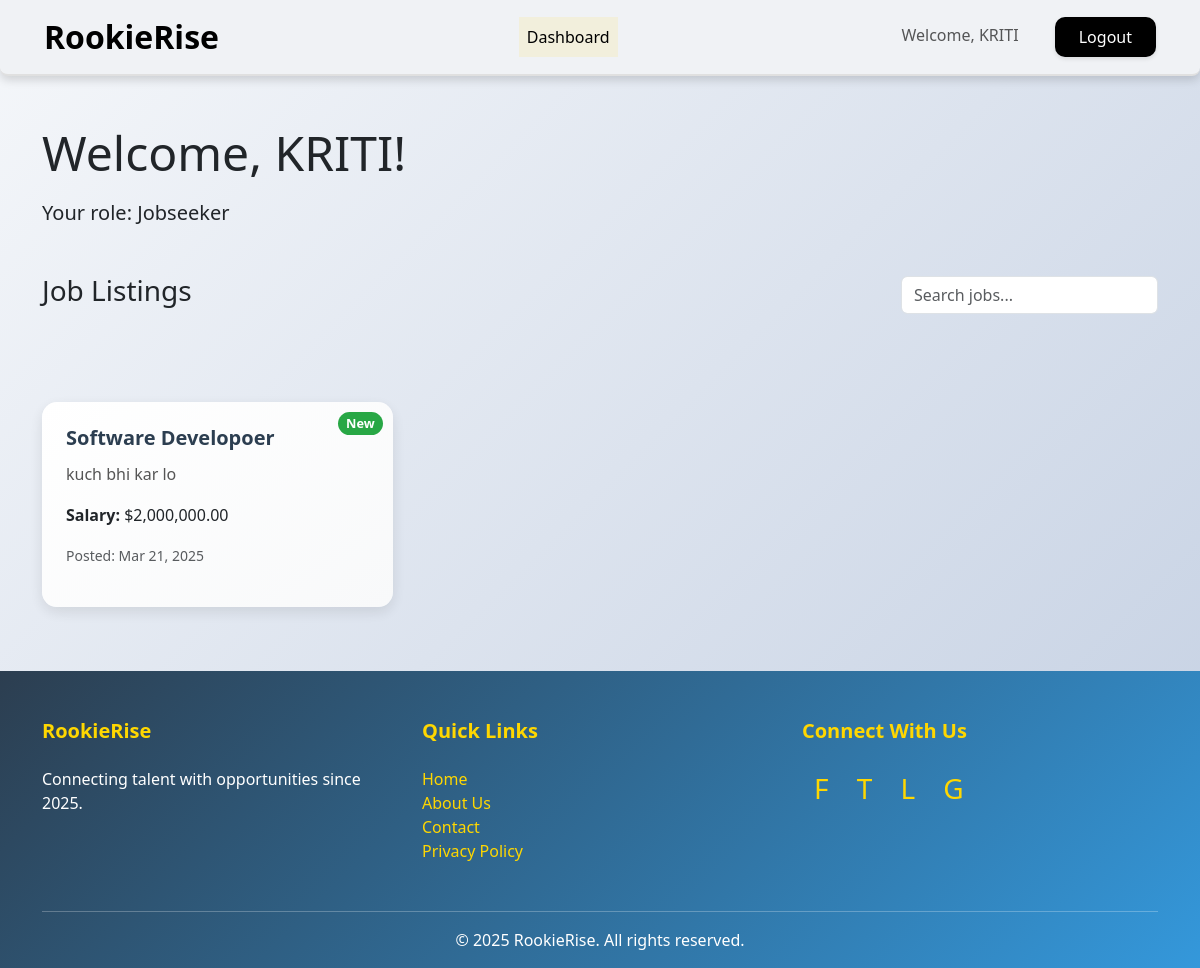
The app's page /applications/dashboard.php (signed in) with its own data.
### tables this page shows
CREATE TABLE `jobs` (
  `id` int(11) NOT NULL,
  `employer_id` int(11) NOT NULL,
  `title` varchar(100) NOT NULL,
  `description` text NOT NULL,
  `salary` decimal(10,2) NOT NULL,
  `created_at` timestamp NOT NULL DEFAULT current_timestamp(),
  `updated_at` timestamp NULL DEFAULT NULL,
  `status` enum('active','closed','draft') NOT NULL DEFAULT 'active'
);

### applications/dashboard.php (the view, shortened to what this page needs)
<?php
require_once __DIR__ . '/../includes/db.php';
function getJobListings($conn, $user_role, $user_id) {
    try {
        $query = ($user_role === 'employer')
            ? "SELECT id, title, description, salary, created_at FROM jobs WHERE employer_id = ? ORDER BY created_at DESC"
            : "SELECT id, title, description, salary, created_at FROM jobs ORDER BY created_at DESC";
        $stmt = $conn->prepare($query);
        $stmt->execute();
        return $stmt->get_result();
    } catch (Exception $e) {
        error_log("Error fetching job listings: " . $e->getMessage());
        return false;
    }
}
function formatCurrency($amount) {
    return '$' . number_format(floatval($amount), 2);
}
function isNewJob($created_at) {
    $now = new DateTime();
    $job_date = new DateTime($created_at);
    $interval = $now->diff($job_date);
    return $interval->days <= 7;
}
$user_id = filter_var($_SESSION['user_id'], FILTER_VALIDATE_INT);
$user_name = htmlspecialchars($_SESSION['user_name'] ?? 'Guest', ENT_QUOTES, 'UTF-8');
$user_role = $_SESSION['user_role'] ?? null;
$jobs = getJobListings($conn, $user_role, $user_id);
?>
<!DOCTYPE html>
<html lang="en">
<head>
    <link rel="stylesheet" href="https://cdn.jsdelivr.net/npm/bootstrap@5.3.0/dist/css/bootstrap.min.css"
>
</head>
<body>
    <nav class="navbar navbar-expand-lg" aria-label="Main navigation">
        <div class="container-fluid">
            <a class="navbar-brand" href="#" aria-label="RookieRise Home">RookieRise</a>
            <div class="collapse navbar-collapse" id="navbarNav">
                <ul class="navbar-nav mx-auto">
                    <li class="nav-item">
                        <a class="nav-link active" aria-current="page" href="#">Dashboard</a>
                    </li>
                </ul>
                <div class="navbar-actions">
                    <span class="navbar-text me-3" aria-live="polite">
                        Welcome, <?php echo $user_name; ?>
                    </span>
                    <a href="../auth/logout.php" class="btn btn-nav btn-nav-primary"
                       aria-label="Logout">Logout</a>
                </div>
            </div>
        </div>
    </nav>
    <main class="container mt-5" role="main">
        <section class="welcome-section" aria-labelledby="welcome-heading">
            <h2 class="display-5 mb-3" id="welcome-heading">Welcome, <?php echo $user_name; ?>!</h2>
            <p class="lead">Your role: <strong><?php echo ucfirst($user_role); ?></strong></p>
        </section>
        <section aria-labelledby="jobs-heading">
            <div class="d-flex justify-content-between align-items-center mb-4">
                <h3 id="jobs-heading">Job Listings</h3>
                <div class="search-bar">
                    <input type="search" class="form-control"
                           placeholder="Search jobs..."
                           aria-label="Search job listings">
                </div>
            </div>
            <div class="job-list" role="region" aria-live="polite">
                <?php if ($jobs && $jobs->num_rows > 0): ?>
                    <?php while ($job = $jobs->fetch_assoc()): ?>
                        <article class="card <?php echo isNewJob($job['created_at']) ? 'new-job' : ''; ?>"
                                 data-job-id="<?php echo $job['id']; ?>"
                                 tabindex="0" aria-label="Job: <?php echo htmlspecialchars($job['title']); ?>">
                            <div class="card-body">
                                <h4 class="card-title"><?php echo htmlspecialchars($job['title']); ?></h4>
                                <p class="card-text"><?php echo nl2br(htmlspecialchars($job['description'])); ?></p>
                                <p><strong>Salary:</strong> <?php echo formatCurrency($job['salary']); ?></p>
                                <p><small class="text-muted">Posted: <?php echo date('M d, Y', strtotime($job['created_at'])); ?></small></p>
                            </div>
                        </article>
                    <?php endwhile; ?>
                <?php else: ?>
                    <div class="alert alert-info rounded-pill text-center"
                         role="alert">No job listings available at the moment.</div>
                <?php endif; ?>
            </div>
        </section>
    </main>
    <footer role="contentinfo">
        <div class="container">
            <div class="row">
                <div class="col-md-4 mb-3">
                    <h5>RookieRise</h5>
                    <p>Connecting talent with opportunities since 2025.</p>
                </div>
                <div class="col-md-4 mb-3">
                    <h5>Quick Links</h5>
                    <ul class="list-unstyled">
                        <li><a href="#">Home</a></li>
                        <li><a href="#">About Us</a></li>
                        <li><a href="#">Contact</a></li>
                        <li><a href="#">Privacy Policy</a></li>
                    </ul>
                </div>
                <div class="col-md-4 mb-3">
                    <h5>Connect With Us</h5>
                    <div class="social-icons">
                        <a href="https://facebook.com" target="_blank"
                           aria-label="Follow us on Facebook" title="Facebook">
                        </a>
                        <a href="https://twitter.com" target="_blank"
                           aria-label="Follow us on Twitter" title="Twitter">
                        </a>
                        <a href="https://linkedin.com" target="_blank"
                           aria-label="Connect with us on LinkedIn" title="LinkedIn">
                        </a>
                        <a href="https://google.com" target="_blank"
                           aria-label="Follow us on Google" title="Google">
                        </a>
                    </div>
                </div>
            </div>
            <hr>
            <div class="text-center">
                <p class="mb-0">© <?php echo date('Y'); ?> RookieRise. All rights reserved.</p>
            </div>
        </div>
    </footer>
</body>
</html>

### applications/dashboard.php (style rules this page uses)
body { background: linear-gradient(135deg, #f5f7fa 0%, #c3cfe2 100%); min-height: 100vh; font-family: 'Segoe UI', sans-serif; display: flex; flex-direction: column; }
main { flex: 1 0 auto; }
.navbar { background: #f0f2f5; box-shadow: 0 4px 10px rgba(0,0,0,0.15); padding: 0.5rem 2rem; border-radius: 0 0 8px 8px; border-bottom: 2px solid #e0e0e0; }
.navbar-brand { font-weight: bold; font-size: 2rem; color: #000; transition: color 0.3s ease; }
.nav-link { color: #333; font-weight: 500; padding: 0.5rem 1rem; transition: color 0.3s ease, background-color 0.3s ease; }
.nav-link:hover, .nav-link.active { color: #000; background-color: rgba(255, 215, 0, 0.1); }
.btn-nav-primary { background: #000; color: white; border: none; margin-left: 1rem; border-radius: 20px; padding: 0.5rem 1.5rem; transition: all 0.3s ease; }
.search-bar { max-width: 400px; margin: 2rem 0; }
.job-list { display: grid; grid-template-columns: repeat(auto-fill, minmax(320px, 1fr)); gap: 2rem; padding: 2rem 0; }
.card { border: none; border-radius: 15px; background: linear-gradient(145deg, #ffffff 0%, #f8f9fa 100%); box-shadow: 0 5px 15px rgba(0,0,0,0.1); transition: all 0.3s ease; position: relative; overflow: hidden; }
.card.new-job::before { content: 'New'; position: absolute; top: 10px; right: 10px; background: #28a745; color: white; padding: 2px 8px; border-radius: 12px; font-size: 0.8rem; font-weight: bold; }
.card-body { padding: 1.5rem; }
.card-title { color: #2c3e50; font-weight: 700; margin-bottom: 0.75rem; font-size: 1.25rem; }
.card-text { color: #555; line-height: 1.6; margin-bottom: 1rem; }
.btn { border-radius: 10px; padding: 0.5rem 1.5rem; font-weight: 500; transition: all 0.3s ease; box-shadow: 0 2px 4px rgba(0,0,0,0.1); }
footer { background: linear-gradient(135deg, #2c3e50 0%, #3498db 100%); color: white; padding: 3rem 0 1rem; margin-top: 2rem; flex-shrink: 0; }
footer h5 { color: #ffd700; font-weight: 600; margin-bottom: 1.5rem; }
footer a { color: #ffd700; text-decoration: none; transition: color 0.3s ease; }
.social-icons a { display: inline-block; margin: 0 0.75rem; transition: all 0.3s ease; }

### records on screen
jobs: title "Software Developoer", description "kuch bhi kar lo", salary "$2,000,000.00", created_at "Mar 21, 2025"

### other values on screen
$user_name "KRITI"
$user_role "Jobseeker"
